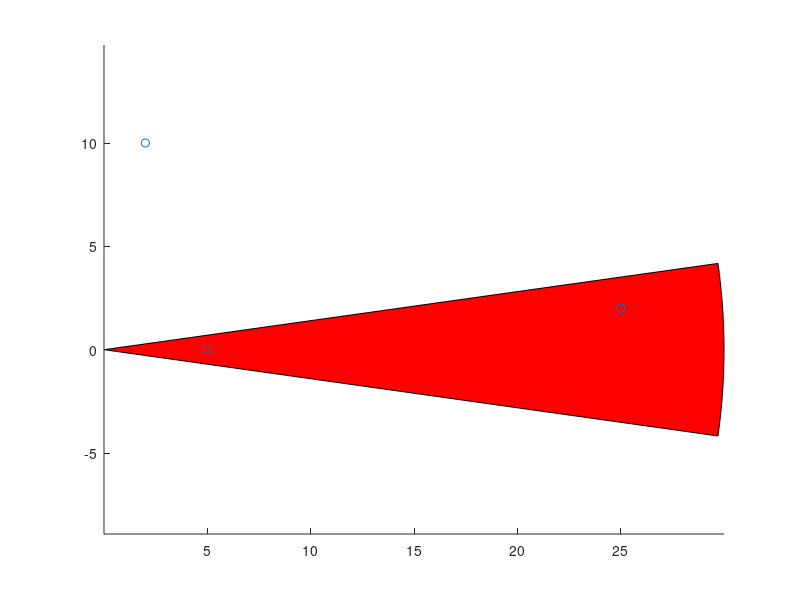

Here is the MATLAB script that generated this plot:
%-- Area Setting----
ANGLE  = 16*(pi/180); % 16 degree
RADIUS = 30;     % 30 m
%--------------------
theta  = linspace(-0.5*ANGLE, 0.5*ANGLE, 20)';
arc_x = RADIUS*cos(theta);
arc_y = RADIUS*sin(theta);

tmp_bd  =[0 0; arc_x arc_y; 0 0];

%currdeg = pos(3);
currdeg = 0;
c = cos(currdeg*pi/180);
s = sin(currdeg*pi/180);
rotaion = [c -s;s c]';
tmp_bd = tmp_bd*rotaion;


data = [5 0; 2 10; 25 2];
hold on 
fill(tmp_bd(:,1),tmp_bd(:,2),'r')
scatter(data(:,1),data(:,2))
axis equal

[in,on] = inpolygon(data(:,1), data(:,2), tmp_bd(:, 1), tmp_bd(:, 2));


